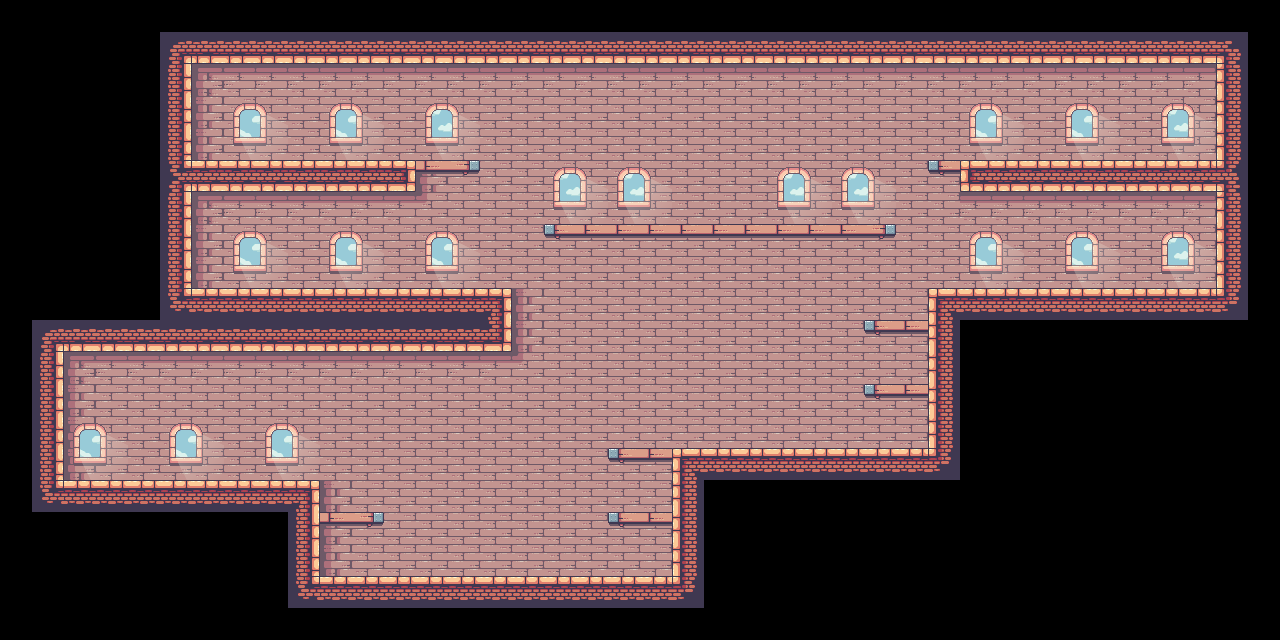

Tiled map render using the project's own tile images. Description and the map definition, with tile-layer contents summarised, below:
An orthogonal 40x20 tile map with 32x32 px tiles, 3 tile layers (BG, Room, FG), 2 tilesets and 29 objects (8x Platform, 4x Diamond, Player, Door).

<map version="1.10" tiledversion="1.11.0" orientation="orthogonal" renderorder="right-down" width="40" height="20" tilewidth="32" tileheight="32" infinite="0" nextlayerid="10" nextobjectid="73">
 <tileset firstgid="1" source="king_treasure_tileset.tsx" />
 <tileset firstgid="248" source="king_treasure_misc.tsx" />
 <layer id="5" name="BG" width="40" height="20">
  <data>[800 cells, 511 non-empty, 5 distinct tile ids]</data>
 </layer>
 <layer id="1" name="Room" width="40" height="20">
  <data>[800 cells, 166 non-empty, 19 distinct tile ids]</data>
 </layer>
 <layer id="4" name="FG" width="40" height="20">
  <data>[800 cells, 77 non-empty, 9 distinct tile ids]</data>
 </layer>
 <objectgroup id="6" name="Spawnpoints">
  <object id="2" name="Player" type="Player" x="609.621" y="166.106" width="78" height="58" />
  <object id="63" name="Diamond" type="Diamond" x="240.25" y="141.5" width="18" height="14" />
  <object id="64" name="Diamond" type="Diamond" x="238.333" y="267.167" width="18" height="14" />
  <object id="70" name="Diamond" type="Diamond" x="1169.66" y="263" width="18" height="14" />
  <object id="71" name="Diamond" type="Diamond" x="1169" y="136" width="18" height="14" />
  <object id="72" name="Door" type="Door" x="692" y="168" width="46" height="54" />
 </objectgroup>
 <objectgroup id="9" name="Collisions">
  <object id="27" x="160" y="32" width="32" height="288" />
  <object id="28" x="192" y="160" width="224" height="32" />
  <object id="31" x="192" y="288" width="320" height="32" />
  <object id="33" x="32" y="320" width="480" height="32" />
  <object id="34" x="32" y="352" width="32" height="160" />
  <object id="35" x="64" y="480" width="256" height="32" />
  <object id="36" x="288" y="512" width="32" height="96" />
  <object id="37" x="320" y="576" width="384" height="32" />
  <object id="38" x="672" y="480" width="32" height="96" />
  <object id="40" x="672" y="448" width="288" height="32" />
  <object id="42" x="928" y="288" width="32" height="160" />
  <object id="43" x="960" y="288" width="288" height="32" />
  <object id="44" x="960" y="160" width="256" height="32" />
  <object id="45" x="1216" y="32" width="32" height="256" />
  <object id="46" x="192" y="32" width="1024" height="32" />
  <object id="49" name="Platform" type="Platform" x="416" y="160" width="64" height="10.9167" />
  <object id="51" name="Platform" type="Platform" x="544" y="224" width="320" height="12.6667" />
  <object id="52" name="Platform" type="Platform" x="864" y="320" width="64" height="11.2727" />
  <object id="53" name="Platform" type="Platform" x="864" y="384" width="64" height="10.5455" />
  <object id="54" name="Platform" type="Platform" x="608" y="448" width="64" height="10.25" />
  <object id="56" name="Platform" type="Platform" x="320" y="512" width="64" height="11.25" />
  <object id="57" name="Platform" type="Platform" x="928" y="160" width="32" height="11" />
  <object id="58" name="Platform" type="Platform" x="608" y="512" width="64" height="11.4375" />
 </objectgroup>
</map>
